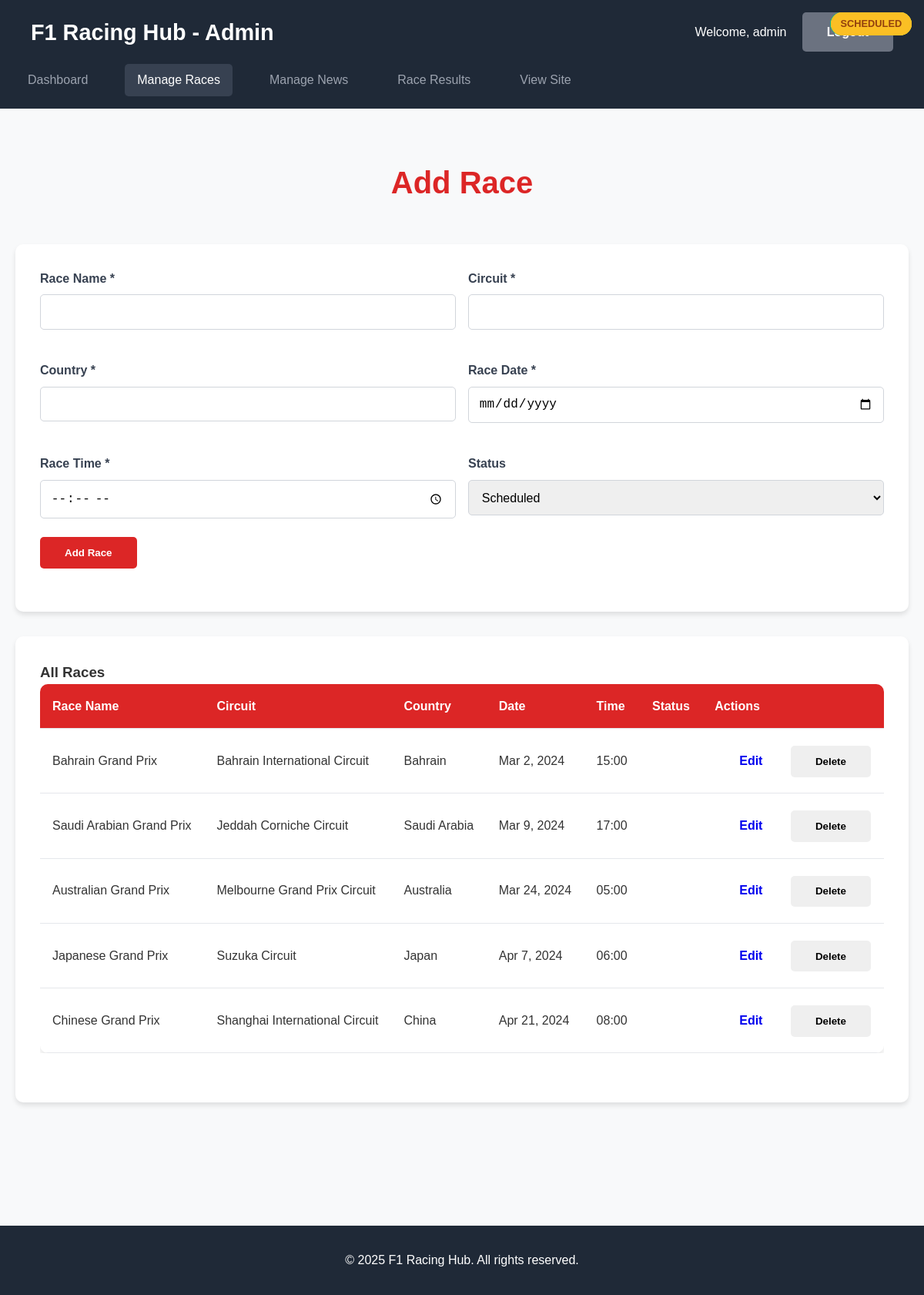
The page /admin_races.php (signed in) on the database its author committed.
### tables this page shows
CREATE TABLE `races` (
  `id` int(11) NOT NULL,
  `race_name` varchar(100) NOT NULL,
  `circuit` varchar(100) NOT NULL,
  `country` varchar(50) NOT NULL,
  `race_date` date NOT NULL,
  `race_time` time NOT NULL,
  `status` enum('scheduled','completed','cancelled') DEFAULT 'scheduled',
  `created_at` timestamp NOT NULL DEFAULT current_timestamp()
);

### admin_races.php (the view, shortened to what this page needs)
<?php
require_once 'config.php';
$edit_race = null;
$stmt = $pdo->query("SELECT * FROM races ORDER BY race_date ASC");
$races = $stmt->fetchAll(PDO::FETCH_ASSOC);
?>
<!DOCTYPE html>
<html lang="en">
<head>
    <link rel="stylesheet" href="style.css">
</head>
<body>
<header class="admin-header">
    <div class="container">
        <div class="nav-container">
            <div class="logo">
                <h1>F1 Racing Hub - Admin</h1>
            </div>
            <div>
                <span>Welcome, <?php echo htmlspecialchars($_SESSION['admin_username']); ?></span>
                <a href="admin_logout.php" class="btn btn-secondary" style="margin-left: 1rem;">Logout</a>
            </div>
        </div>
        <nav class="admin-nav">
            <a href="admin_dashboard.php">Dashboard</a>
            <a href="admin_races.php" class="active">Manage Races</a>
            <a href="admin_news.php">Manage News</a>
            <a href="admin_results.php">Race Results</a>
            <a href="index.php">View Site</a>
        </nav>
    </div>
</header>
<main>
    <section class="section">
        <div class="container">
            <h2 class="section-title"><?php echo $edit_race ? 'Edit' : 'Add'; ?> Race</h2>
            <div class="admin-card">
                <form method="POST">
                    <div style="display: grid; grid-template-columns: 1fr 1fr; gap: 1rem;">
                        <div class="form-group">
                            <label for="race_name">Race Name *</label>
                            <input type="text" id="race_name" name="race_name" class="form-control"
                                   value="<?php echo $edit_race ? htmlspecialchars($edit_race['race_name']) : ''; ?>" required>
                        </div>
                        <div class="form-group">
                            <label for="circuit">Circuit *</label>
                            <input type="text" id="circuit" name="circuit" class="form-control"
                                   value="<?php echo $edit_race ? htmlspecialchars($edit_race['circuit']) : ''; ?>" required>
                        </div>
                        <div class="form-group">
                            <label for="country">Country *</label>
                            <input type="text" id="country" name="country" class="form-control"
                                   value="<?php echo $edit_race ? htmlspecialchars($edit_race['country']) : ''; ?>" required>
                        </div>
                        <div class="form-group">
                            <label for="race_date">Race Date *</label>
                            <input type="date" id="race_date" name="race_date" class="form-control"
                                   value="<?php echo $edit_race ? $edit_race['race_date'] : ''; ?>" required>
                        </div>
                        <div class="form-group">
                            <label for="race_time">Race Time *</label>
                            <input type="time" id="race_time" name="race_time" class="form-control"
                                   value="<?php echo $edit_race ? $edit_race['race_time'] : ''; ?>" required>
                        </div>
                        <div class="form-group">
                            <label for="status">Status</label>
                            <select id="status" name="status" class="form-control">
                                <option value="scheduled" <?php echo ($edit_race && $edit_race['status'] == 'scheduled') ? 'selected' : ''; ?>>Scheduled</option>
                            </select>
                        </div>
                    </div>
                    <div class="form-group">
                        <button type="submit" class="btn btn-primary"><?php echo $edit_race ? 'Update' : 'Add'; ?> Race</button>
                    </div>
                </form>
            </div>
            <div class="admin-card">
                <h3>All Races</h3>
                <?php if (empty($races)): ?>
                    <p>No races found.</p>
                <?php else: ?>
                    <div class="results-table">
                        <table>
                            <thead>
                            <tr>
                                <th>Race Name</th>
                                <th>Circuit</th>
                                <th>Country</th>
                                <th>Date</th>
                                <th>Time</th>
                                <th>Status</th>
                                <th>Actions</th>
                            </tr>
                            </thead>
                            <tbody>
                            <?php foreach ($races as $race): ?>
                                <tr>
                                    <td><?php echo htmlspecialchars($race['race_name']); ?></td>
                                    <td><?php echo htmlspecialchars($race['circuit']); ?></td>
                                    <td><?php echo htmlspecialchars($race['country']); ?></td>
                                    <td><?php echo date('M j, Y', strtotime($race['race_date'])); ?></td>
                                    <td><?php echo date('H:i', strtotime($race['race_time'])); ?></td>
                                    <td><span class="status <?php echo $race['status']; ?>"><?php echo ucfirst($race['status']); ?></span></td>
                                    <td>
                                        <a href="admin_races.php?edit=<?php echo $race['id']; ?>" class="btn btn-small">Edit</a>
                                        <form method="POST" action="admin_races.php" style="display:inline;" onsubmit="return confirm('Are you sure you want to delete this race?');">
                                            <button type="submit" class="btn btn-small btn-danger">Delete</button>
                                        </form>
                                    </td>
                                </tr>
                            <?php endforeach; ?>
                            </tbody>
                        </table>
                    </div>
                <?php endif; ?>
            </div>
        </div>
    </section>
</main>
<footer class="admin-footer">
    <div class="container">
        <p>&copy; <?php echo date('Y'); ?> F1 Racing Hub. All rights reserved.</p>
    </div>
</footer>
</body>
</html>

### style.css (style rules this page uses)
* { margin: 0; padding: 0; box-sizing: border-box; }
body { font-family: 'Arial', sans-serif; line-height: 1.6; color: #333; background-color: #f8f9fa; }
.container { max-width: 1200px; margin: 0 auto; padding: 0 20px; }
.nav-container { max-width: 1200px; margin: 0 auto; padding: 0 20px; display: flex; justify-content: space-between; align-items: center; }
.logo h1 { color: white; font-size: 1.8rem; font-weight: bold; }
.section { padding: 4rem 0; }
.section-title { text-align: center; font-size: 2.5rem; margin-bottom: 3rem; color: #dc2626; }
.status { position: absolute; top: 1rem; right: 1rem; padding: 0.3rem 0.8rem; border-radius: 20px; font-size: 0.8rem; font-weight: bold; text-transform: uppercase; }
.status.scheduled { background-color: #fbbf24; color: #92400e; }
.results-table { overflow-x: auto; margin-bottom: 2rem; }
table { width: 100%; background: white; border-radius: 10px; overflow: hidden; box-shadow: 0 4px 6px rgba(0,0,0,0.1); border-collapse: collapse; }
th, td { padding: 1rem; text-align: left; border-bottom: 1px solid #e5e7eb; }
th { background-color: #dc2626; color: white; font-weight: bold; }
.btn { display: inline-block; padding: 0.8rem 2rem; border: none; border-radius: 5px; text-decoration: none; font-weight: bold; text-align: center; cursor: pointer; transition: all 0.3s; }
.btn-primary { background-color: #dc2626; color: white; }
.btn-secondary { background-color: #6b7280; color: white; }
.form-group { margin-bottom: 1.5rem; }
.form-group label { display: block; margin-bottom: 0.5rem; font-weight: bold; color: #374151; }
.form-control { width: 100%; padding: 0.8rem; border: 1px solid #d1d5db; border-radius: 5px; font-size: 1rem; }
.admin-header { background-color: #1f2937; color: white; padding: 1rem 0; }
.admin-nav { display: flex; gap: 2rem; margin-top: 1rem; }
.admin-nav a { color: #9ca3af; text-decoration: none; padding: 0.5rem 1rem; border-radius: 5px; transition: all 0.3s; }
.admin-nav a:hover, .admin-nav a.active { background-color: #374151; color: white; }
.admin-card { background: white; padding: 2rem; border-radius: 10px; box-shadow: 0 4px 6px rgba(0,0,0,0.1); margin-bottom: 2rem; }
footer { background-color: #1f2937; color: white; text-align: center; padding: 2rem 0; margin-top: 4rem; }

### rows shown on the page
races: race_name "Bahrain Grand Prix", circuit "Bahrain International Circuit", country "Bahrain", race_date "Mar 2, 2024", race_time "15:00"
races: race_name "Saudi Arabian Grand Prix", circuit "Jeddah Corniche Circuit", country "Saudi Arabia", race_date "Mar 9, 2024", race_time "17:00"
races: race_name "Australian Grand Prix", circuit "Melbourne Grand Prix Circuit", country "Australia", race_date "Mar 24, 2024", race_time "05:00"
races: race_name "Japanese Grand Prix", circuit "Suzuka Circuit", country "Japan", race_date "Apr 7, 2024", race_time "06:00"
races: race_name "Chinese Grand Prix", circuit "Shanghai International Circuit", country "China", race_date "Apr 21, 2024", race_time "08:00", status "SCHEDULED"

### other values the page prints
$_SESSION['admin_username'] "admin"
